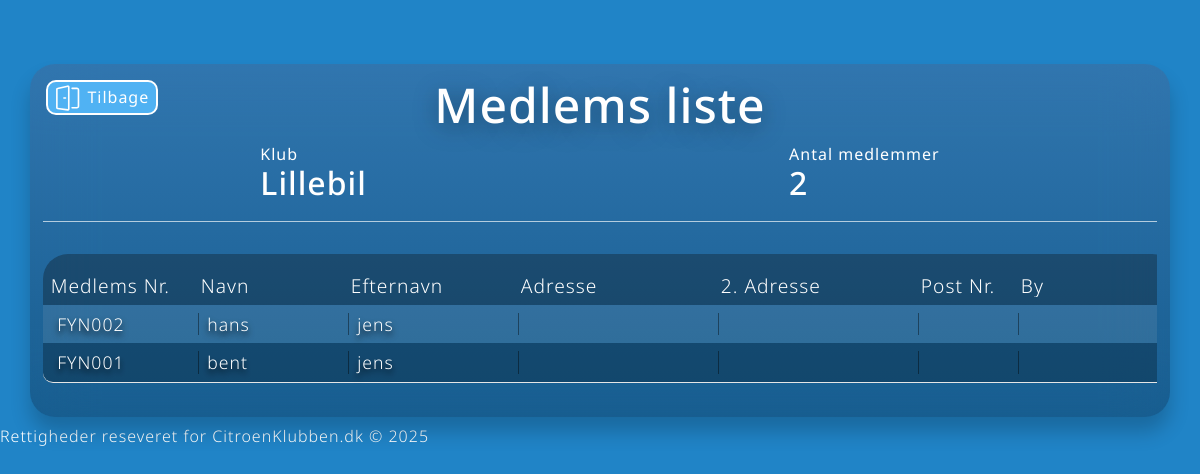
The page /klubList.php on the database as committed earlier.
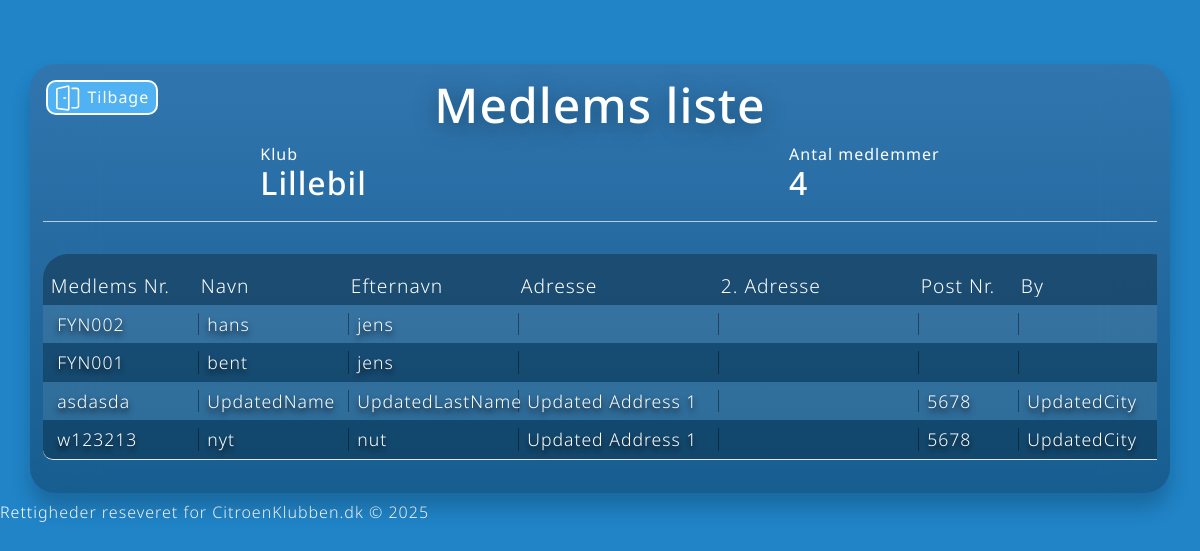
The same page on the database as committed later.
### tables this page shows
CREATE TABLE "Member" (
	"MemberID"	INTEGER UNIQUE,
	"LocalMemberID"	TEXT UNIQUE,
	"FirstName"	TEXT,
	"LastName"	TEXT,
	"Address1"	TEXT,
	"Address2"	TEXT,
	"PostalCode"	INTEGER,
	"City"	TEXT,
	"Phone"	NUMERIC,
	"Email"	TEXT,
	"JoinDate"	DATE DEFAULT CURRENT_TIMESTAMP,
	"DirectDebitAgreement"	BOOLEAN,
	"MembershipPaidUntil"	DATE,
	"YouthMembership"	BOOLEAN,
	"YouthMembershipYear"	BOOLEAN,
	"Apua"	BOOLEAN,
	"RegionAdmin"	BOOLEAN,
	"Admin"	BOOLEAN,
	"AllowRegion"	BOOLEAN,
	"AllowAll"	BOOLEAN,
	"PassWord"	TEXT,
	"PassWordChanged"	BOOLEAN DEFAULT 'false',
	PRIMARY KEY("MemberID" AUTOINCREMENT) ON CONFLICT ROLLBACK
);

### models/Member.php (called while the page is built, shortened)
<?php
class Member
{
    private $db;
    public function __construct($db)
    {
        $this->db = $db;
    }
    public function getAllMembers()
    {
        $sql = "SELECT * FROM Member";
        $stmt = $this->db->query($sql);
        return $stmt->fetchAll(PDO::FETCH_ASSOC);
    }
}

### public/klubList.php (the view, shortened to what this page needs)
<?php
include("header.php");
require("../config.php");
require("../models/Member.php");
$members = new Member($db);
$AllMembers = $members->getAllMembers();
$tableHeaders = [
  "Medlems Nr.",
  "Navn",
  "Efternavn",
  "Adresse",
  "2. Adresse",
  "Post Nr.",
  "By",
];
?>
<div class="container container-xl box-bg-gradient">
  <a class="btn-small" href="mainMenu.php"><svg class="svg-door"></svg>Tilbage</a>
  <h1>Medlems liste</h1>
  <div class="infobar-container">
    <div>
      <h6>Klub</h6>
      <h3>Lillebil</h3>
    </div>
    <div>
      <h6>Antal medlemmer</h6>
      <h3><?= count($AllMembers) ?></h3>
    </div>
  </div>
  <main class="box-content-padding box-center flex">
    <div class="container-table-overflow">
      <div class="table-head">
        <?php foreach ($tableHeaders as $heading) { ?>
          <p><?= $heading ?></p>
        <?php } ?>
      </div>
      <div>
        <?php foreach ($AllMembers as $item) { ?>
          <div class="table-row">
            <p><?= $item["LocalMemberID"] ?></p>
            <p><?= $item["FirstName"] ?></p>
            <p><?= $item["LastName"] ?></p>
            <p><?= $item["Address1"] ?></p>
            <p><?= $item["Address2"] ?></p>
            <p><?= $item["PostalCode"] ?></p>
            <p><?= $item["City"] ?></p>
          </div>
        <?php } ?>
      </div>
    </div>
  </main>
</div>
<?php
include("footer.php");
?>

### public/header.php (shortened to what this page needs)
<!DOCTYPE html>
<html lang="en">
<head>
  <link rel="stylesheet" href="../assests/css/normalize.css">
  <link rel="stylesheet" href="../assests/css/comstom-styling.css">
  <link rel="stylesheet" href="../assests/css/icons.css">
</head>
<body>
  <div class="container-full-screen box-center">

### public/footer.php
</div>
<footer>
  <div>
    <p>Rettigheder reseveret for CitroenKlubben.dk © 2025</p>
  </div>
</footer>
</body>
</html>

Rows that differ between the two databases and show on the page:
added member: LocalMemberID "asdasda", FirstName "UpdatedName", LastName "UpdatedLastName", Address1 "Updated Address 1", PostalCode "5678", City "UpdatedCity"
added member: LocalMemberID "w123213", FirstName "nyt", LastName "nut", Address1 "Updated Address 1", PostalCode "5678", City "UpdatedCity"
Other text that changed with them:
count($AllMembers): "2" → "4"
